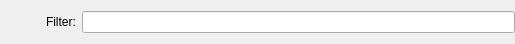
<ui version="4.0" >
 <class>FilterBar</class>
 <widget class="QWidget" name="FilterBar" >
  <property name="geometry" >
   <rect>
    <x>0</x>
    <y>0</y>
    <width>515</width>
    <height>44</height>
   </rect>
  </property>
  <property name="windowTitle" >
   <string>Form</string>
  </property>
  <layout class="QHBoxLayout" >
   <property name="spacing" >
    <number>6</number>
   </property>
   <property name="margin" >
    <number>0</number>
   </property>
   <item>
    <widget class="QPushButton" name="clearButton" >
     <property name="text" >
      <string/>
     </property>
     <property name="icon" >
      <iconset resource="profit.qrc" >
       <normaloff>:/images/buttons/locationbar_erase.png</normaloff>:/images/buttons/locationbar_erase.png</iconset>
     </property>
     <property name="flat" >
      <bool>true</bool>
     </property>
    </widget>
   </item>
   <item>
    <widget class="QLabel" name="label" >
     <property name="text" >
      <string>Filter:</string>
     </property>
    </widget>
   </item>
   <item>
    <widget class="QLineEdit" name="filterEdit" >
     <property name="text" >
      <string/>
     </property>
    </widget>
   </item>
  </layout>
 </widget>
 <resources>
  <include location="profit.qrc" />
 </resources>
 <connections/>
</ui>
